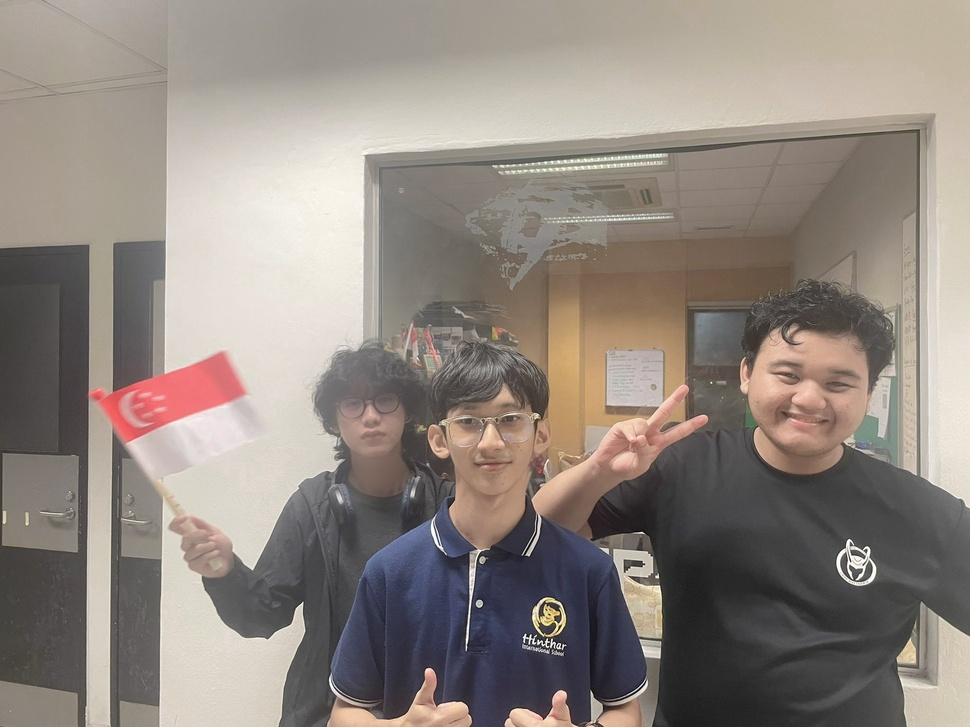
#> input picture Image20240828145033.jpg, 970 x 727 px, shrunk from 2048 x 1536 before the run, given in place of the camera
$ python KillBot.py
#> lines starting #> are read from the running program, lines starting #| are printed output that depends on the picture; after the words box and inside, x2 and y2 are one past the last pixel; in counts of white or black regions, pixels touching at a corner belong together
#> in run, frame is the input picture: shape (727, 970, 3); mean B, G, R 127.9, 135.2, 144.5
import cv2

import numpy as np

import time

import RPi.GPIO as GPIO


color_ranges = {

    "red": ((0, 70, 50), (10, 255, 255)),

    "green": ((36, 25, 25), (86, 255, 255)),

    "purple": ((129, 50, 70), (158, 255, 255))

}


def detect_colors(frame):# Color detection function

    hsv = cv2.cvtColor(frame, cv2.COLOR_BGR2HSV)
#> hsv: shape (727, 970, 3); mean H, S, V 30.7, 33.1, 146

    detected_colors = []


    for color_name, (lower, upper) in color_ranges.items():

        mask = cv2.inRange(hsv, lower, upper)

        mask = cv2.erode(mask, None, iterations=2)

        mask = cv2.dilate(mask, None, iterations=2)


        contours, _ = cv2.findContours(mask, cv2.RETR_TREE, cv2.CHAIN_APPROX_SIMPLE)


        for cnt in contours:

            area = cv2.contourArea(cnt)

            if area > 1000:  # Filter small areas

                detected_colors.append(color_name)

                x, y, w, h = cv2.boundingRect(cnt)

                cv2.rectangle(frame, (x, y), (x+w, y+h), (0, 0, 0), 2)

                cv2.putText(frame, color_name, (x, y-10), cv2.FONT_HERSHEY_SIMPLEX, 0.6, (0, 0, 0), 2)
#> this loop made 3 passes
#> pass 1, in detect_colors, `mask = cv2.inRange(hsv, lower, upper)`:
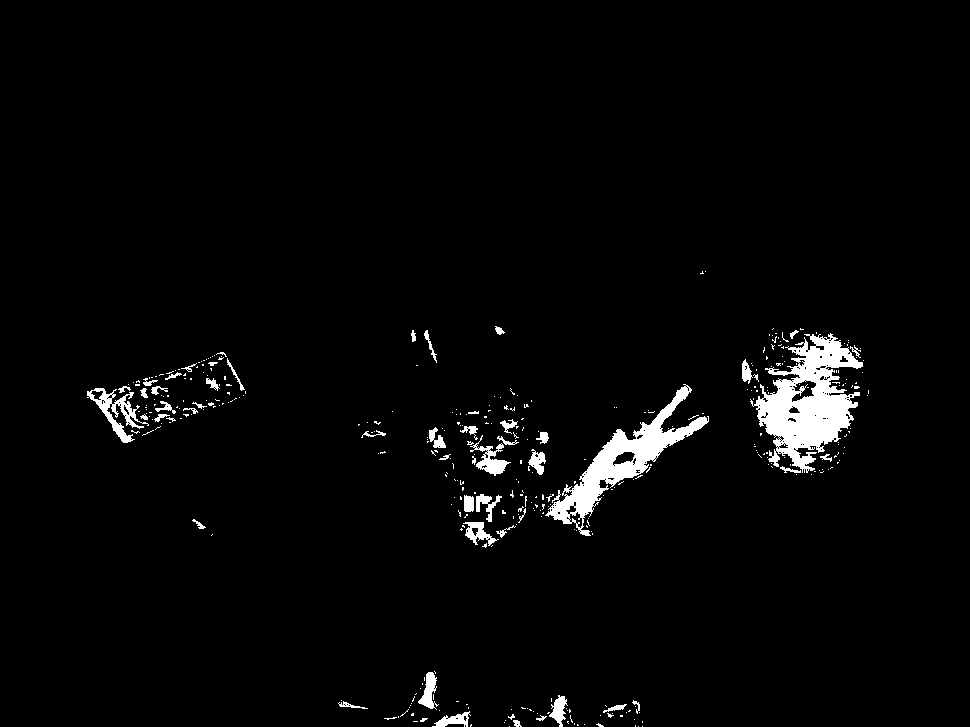
#> mask: shape (727, 970); 2.8% white; 388 white regions (337 under 20 px), largest, box (x1, y1, x2, y2) and area: (750, 333, 863, 473) 7420, (545, 384, 709, 536) 5101, (87, 388, 149, 443) 996
#> pass 1, in detect_colors, `mask = cv2.erode(mask, None, iterations=2)`:
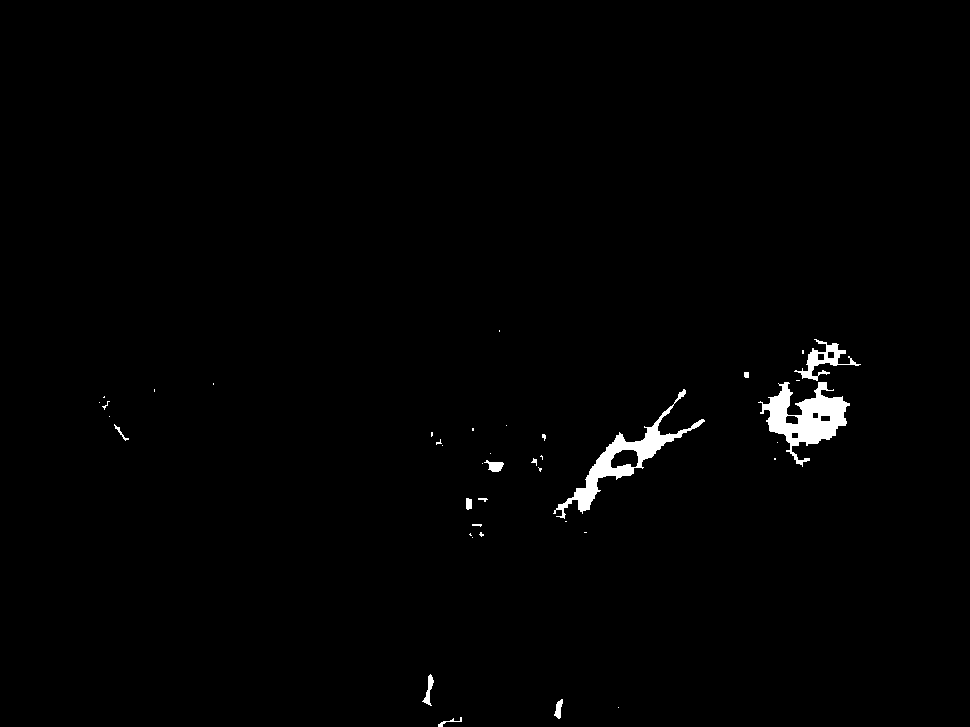
#> mask: shape (727, 970); 1.1% white; 40 white regions (27 under 20 px), largest, box (x1, y1, x2, y2) and area: (758, 382, 850, 467) 3183, (553, 389, 705, 519) 2735, (794, 339, 861, 381) 738
#> pass 1, in detect_colors, `mask = cv2.dilate(mask, None, iterations=2)`:
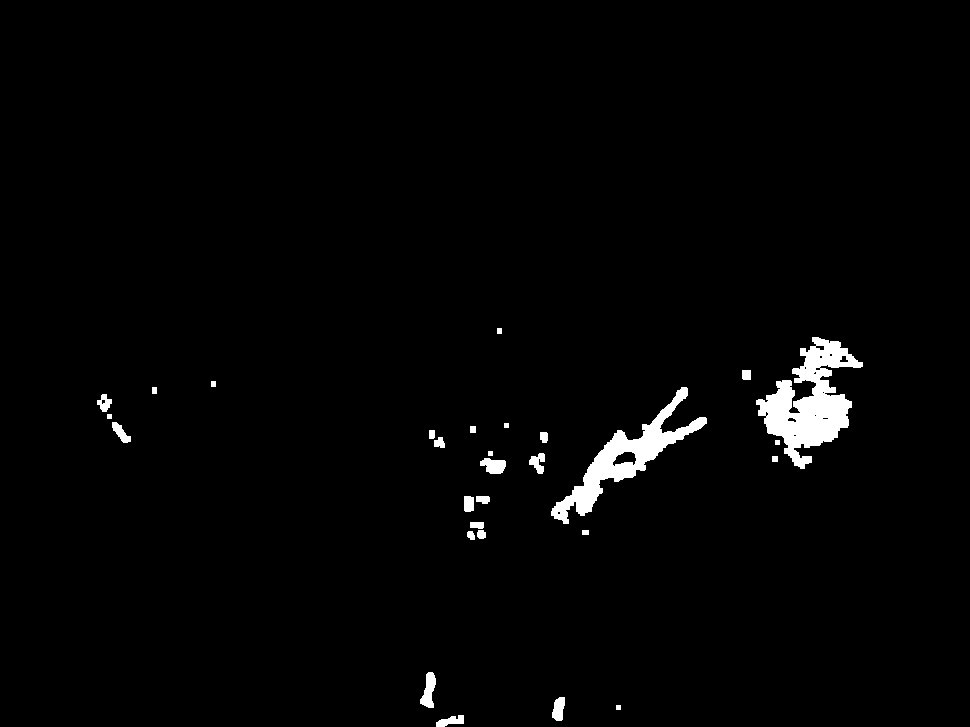
#> mask: shape (727, 970); 1.9% white; 29 white regions, largest, box (x1, y1, x2, y2) and area: (756, 337, 863, 469) 6150, (551, 387, 707, 524) 4457, (420, 672, 436, 708) 345
#> pass 2, in detect_colors, `mask = cv2.inRange(hsv, lower, upper)`:
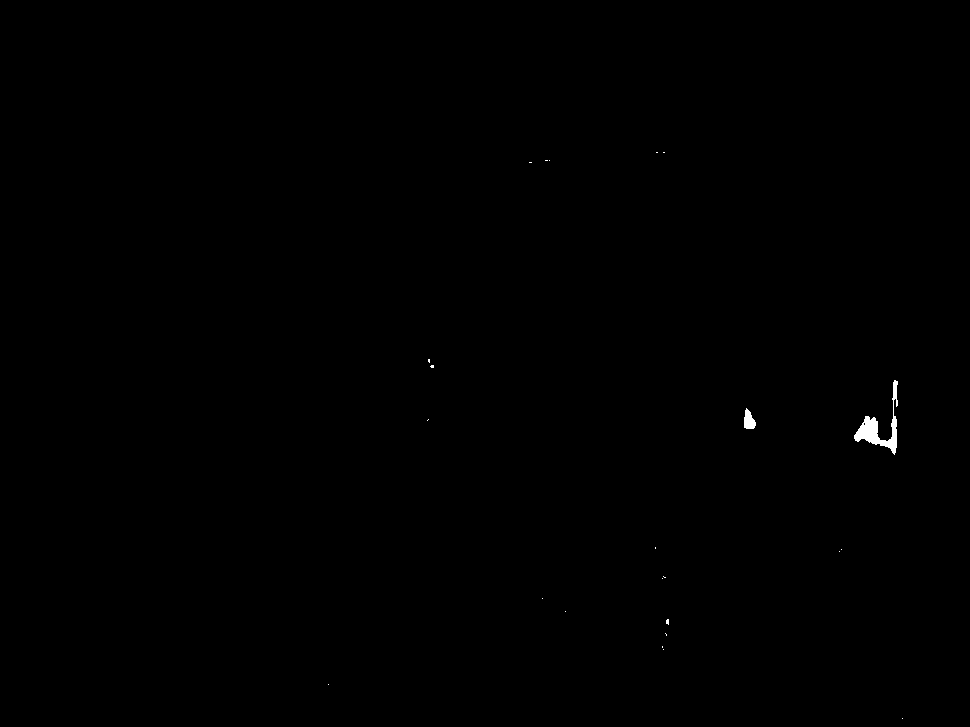
#> mask: shape (727, 970); 0.15% white; 23 white regions (21 under 20 px), largest, box (x1, y1, x2, y2) and area: (854, 380, 898, 455) 854, (744, 408, 756, 429) 171
#> after the loop:
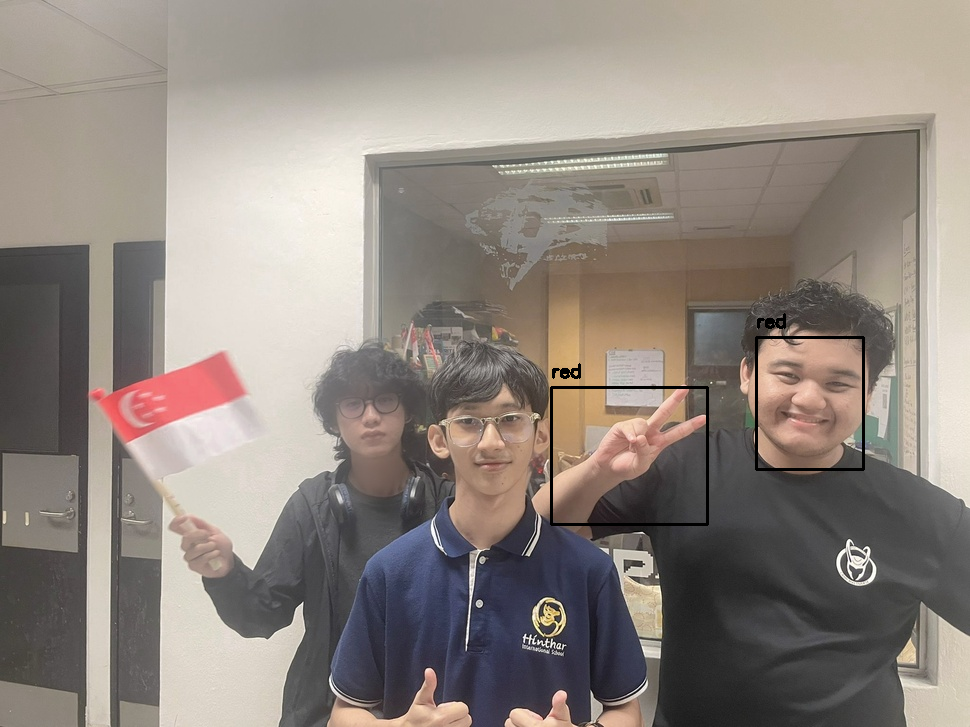
#> frame: shape (727, 970, 3); 0.52% of pixels changed, all inside (x1, y1, x2, y2) = (550, 313, 865, 526)
#> after the loop: mask: shape (727, 970); every value is 0
#> after the loop, detected_colors = ['red', 'red']


    return detected_colors


class KillBot:

    def __init__(self, servo_pin=17, diff_pin=18, hough_threshold=100, min_line_length=100, max_line_gap=50):

        GPIO.setmode(GPIO.BCM)

        GPIO.setup(servo_pin, GPIO.OUT)

        GPIO.setup(diff_pin, GPIO.OUT)

        self.diff_pwm = GPIO.PWM(diff_pin, 50)  # Use self.diff_pwm

        self.diff_pwm.start(0)

        self.state = "straight"  # Starting state

        self.last_corner_type = None

        self.cap = cv2.VideoCapture(0)


    def set_servo_angle(self, angle):

        angle = max(0, min(180, angle))  # Ensure angle is within valid range

        duty_cycle = (angle / 18) + 2.5  # Convert angle to duty cycle (adjusted formula)


        self.diff_pwm.ChangeDutyCycle(duty_cycle)

        time.sleep(0.1)  # Delay to give servo time


    # [151 lines left out: functions Calc_LaneCenter, Corner_Type, Calc_Corner_SteerAngle, not called in this run]


    def run(self):

        try:

            while True:

                ret, frame = self.cap.read()

                if not ret:

                    break


                detected_colors = detect_colors(frame)
#> detected_colors = ['red', 'red']


                if "red" in detected_colors:

                    self.set_servo_angle(60)  # Shift right

                    time.sleep(0.5)

                    self.set_servo_angle(0)  # Stop

                elif "green" in detected_colors:

                    self.set_servo_angle(120)  # Shift left

                    time.sleep(0.5)

                    self.set_servo_angle(0)  # Stop

                else:

                    lane_center, steering_angle = self.Calc_LaneCenter(frame)

                    if steering_angle is not None:

                        self.set_servo_angle(steering_angle + 90)


                if self.state == "straight":

                    self.diff_pwm.ChangeDutyCycle(50)  # Run speed

                elif self.state == "corner":

                    self.diff_pwm.ChangeDutyCycle(20)  # Slow down

                else:

                    self.diff_pwm.ChangeDutyCycle(0)


                cv2.imshow('Cam', frame)

                if cv2.waitKey(1) & 0xFF == ord('q'):

#> (key q is pressed here)
                    break


        except KeyboardInterrupt:

            print("Program stopped by user")

        finally:

            self.cap.release()

            cv2.destroyAllWindows()

            self.diff_pwm.stop()
#> (this line was passed over: RPi is not available in this run)

            GPIO.cleanup()


robot = KillBot()

robot.run()
